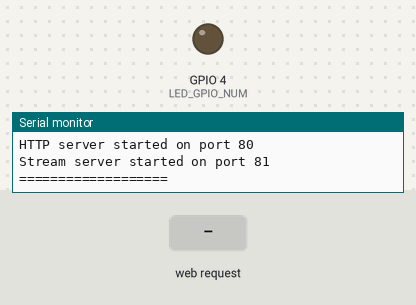
A sketch run on a simulated ESP32. Parts: output pins drawn as LEDs (lit = HIGH), the last lines printed to the serial monitor. The test bench sets the inputs (shaded band). WiFi joins after 1.5 s; servers stay silent unless stated; the camera gives no picture.

Above: at 3.0 s.
3.1 s: HTTP request GET /led?level=1 received
At 4.3 s:
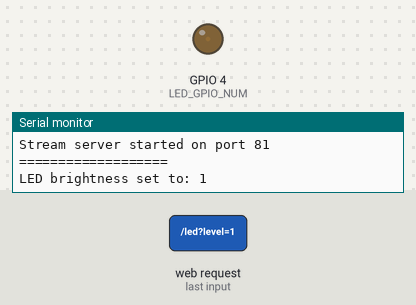
4.6 s: HTTP request GET /led?level=120 received
At 5.7 s:
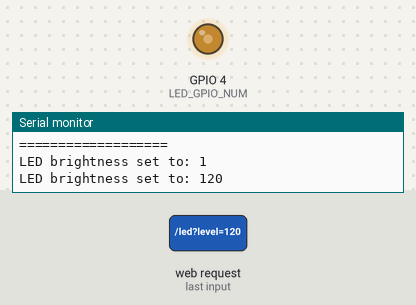
Timing chart, 0 to 7.6 s (numbered marks = the images above; inputs shaded):
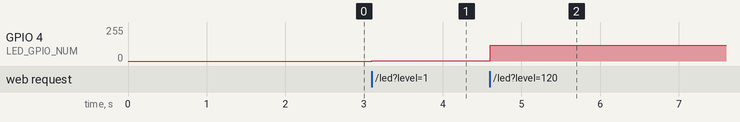

Measured:
- after the input at 3.1 s, GPIO 4 (LED_GPIO_NUM): 0/255 → 1/255 at once
- after the input at 4.6 s, GPIO 4 (LED_GPIO_NUM): 1/255 → 120/255 at once

The sketch:

CAM_AI_FINAL.ino
```cpp
#include "esp_camera.h"
#include <WiFi.h>
#include <WebServer.h>

// ===================
// WiFi Configuration
// ===================
const char* ssid = "AsishJIOBroadband"; // Replace with your WiFi SSID
const char* password = "asish123";      // Replace with your WiFi password

// ===================
// Camera Pin Definition for ESP32-CAM AI-Thinker
// ===================
#define PWDN_GPIO_NUM     32
#define RESET_GPIO_NUM    -1
#define XCLK_GPIO_NUM      0
#define SIOD_GPIO_NUM     26
#define SIOC_GPIO_NUM     27
#define Y9_GPIO_NUM       35
#define Y8_GPIO_NUM       34
#define Y7_GPIO_NUM       39
#define Y6_GPIO_NUM       36
#define Y5_GPIO_NUM       21
#define Y4_GPIO_NUM       19
#define Y3_GPIO_NUM       18
#define Y2_GPIO_NUM        5
#define VSYNC_GPIO_NUM    25
#define HREF_GPIO_NUM     23
#define PCLK_GPIO_NUM     22

// ===================
// NEW: Flashlight LED Configuration
// ===================
#define LED_GPIO_NUM 4       // GPIO4 is the onboard LED/Flashlight
#define LEDC_CHANNEL_1 1     // Use a different channel for the LED to avoid conflicts
#define LEDC_TIMER_1_BIT 8   // 8-bit resolution (0-255) for brightness

// ===================
// Web Server Setup
// ===================
WebServer server(80);
WebServer streamServer(81);

// ===================
// Camera Configuration Function
// ===================
bool initCamera() {
  camera_config_t config;
  config.ledc_channel = LEDC_CHANNEL_0;
  config.ledc_timer = LEDC_TIMER_0;
  config.pin_d0 = Y2_GPIO_NUM;
  config.pin_d1 = Y3_GPIO_NUM;
  config.pin_d2 = Y4_GPIO_NUM;
  config.pin_d3 = Y5_GPIO_NUM;
  config.pin_d4 = Y6_GPIO_NUM;
  config.pin_d5 = Y7_GPIO_NUM;
  config.pin_d6 = Y8_GPIO_NUM;
  config.pin_d7 = Y9_GPIO_NUM;
  config.pin_xclk = XCLK_GPIO_NUM;
  config.pin_pclk = PCLK_GPIO_NUM;
  config.pin_vsync = VSYNC_GPIO_NUM;
  config.pin_href = HREF_GPIO_NUM;
  config.pin_sscb_sda = SIOD_GPIO_NUM;
  config.pin_sscb_scl = SIOC_GPIO_NUM;
  config.pin_pwdn = PWDN_GPIO_NUM;
  config.pin_reset = RESET_GPIO_NUM;
  config.xclk_freq_hz = 20000000;
  config.pixel_format = PIXFORMAT_JPEG;

  // Settings for better performance and reduced lag
  if(psramFound()){
    config.frame_size = FRAMESIZE_VGA; // 640x480
    config.jpeg_quality = 12; // Lower value is higher quality, higher value is smaller size
    config.fb_count = 2; // Use 2 frame buffers for smoother capture
    config.fb_location = CAMERA_FB_IN_PSRAM;
  } else {
    config.frame_size = FRAMESIZE_CIF; // 352x288
    config.jpeg_quality = 15;
    config.fb_count = 1;
    config.fb_location = CAMERA_FB_IN_DRAM;
  }

  esp_err_t err = esp_camera_init(&config);
  if (err != ESP_OK) {
    Serial.printf("Camera init failed with error 0x%x", err);
    return false;
  }

  // Optimize camera sensor settings for speed
  sensor_t * s = esp_camera_sensor_get();
  s->set_vflip(s, 1);        // Flip image if needed
  s->set_hmirror(s, 1);      // Mirror image if needed
  s->set_whitebal(s, 1);     // Auto white balance
  s->set_awb_gain(s, 1);
  s->set_exposure_ctrl(s, 1); // Auto exposure
  s->set_aec2(s, 1);
  s->set_gain_ctrl(s, 1);    // Auto gain
  s->set_agc_gain(s, 0);
  s->set_gainceiling(s, (gainceiling_t)2);

  Serial.println("Camera initialized successfully");
  return true;
}

// ===================
// NEW: Flashlight Control Function
// ===================
void handleLedControl() {
  int level = 0;
  if (server.hasArg("level")) {
    level = server.arg("level").toInt();
    level = constrain(level, 0, 255); // Ensure value is within 0-255
    ledcWrite(LEDC_CHANNEL_1, level); // Set brightness
    Serial.printf("LED brightness set to: %d\n", level);
    String response = "LED brightness set to " + String(level);
    server.send(200, "text/plain", response);
  } else {
    server.send(400, "text/plain", "Missing 'level' parameter");
  }
}


// ===================
// WiFi Connection Function
// ===================
void connectToWiFi() {
  WiFi.begin(ssid, password);
  WiFi.setSleep(false);

  Serial.print("Connecting to WiFi");
  while (WiFi.status() != WL_CONNECTED) {
    delay(500);
    Serial.print(".");
  }
  Serial.println("\nConnected!");
  Serial.print("ESP32 IP address: ");
  Serial.println(WiFi.localIP());
}


// ===================
// Snapshot and Stream Handlers
// ===================
// This is your snapshot function, I have left it as is.
void handleCapture() {
  camera_fb_t * fb = esp_camera_fb_get();
  if (!fb) {
    Serial.println("Camera capture failed");
    server.send(500, "text/plain", "Camera capture failed");
    return;
  }
  server.send_P(200, "image/jpeg", (const char *)fb->buf, fb->len);
  esp_camera_fb_return(fb);
}

void handleStream() {
  WiFiClient client = streamServer.client();
  String response = "HTTP/1.1 200 OK\r\n";
  response += "Content-Type: multipart/x-mixed-replace; boundary=frame\r\n\r\n";
  client.print(response);

  while (client.connected()) {
    camera_fb_t * fb = esp_camera_fb_get();
    if (!fb) {
      Serial.println("Camera capture failed");
      break;
    }

    client.print("--frame\r\n");
    client.print("Content-Type: image/jpeg\r\n");
    client.print("Content-Length: " + String(fb->len) + "\r\n\r\n");
    client.write(fb->buf, fb->len);
    client.print("\r\n");
    esp_camera_fb_return(fb);

    // A small delay can help prevent overwhelming the network or client
    delay(10);
  }
  client.stop();
}


// ===================
// Setup Function
// ===================
void setup() {
  Serial.begin(115200);
  Serial.setDebugOutput(true);
  Serial.println("\nESP32-CAM System Starting...");

  if (!initCamera()) {
    Serial.println("Camera init failed! Restarting...");
    ESP.restart();
  }

  // NEW: Initialize the LEDC for the flashlight
  ledcSetup(LEDC_CHANNEL_1, 5000, LEDC_TIMER_1_BIT); // Setup PWM channel
  ledcAttachPin(LED_GPIO_NUM, LEDC_CHANNEL_1);     // Attach GPIO4 to channel
  ledcWrite(LEDC_CHANNEL_1, 0); // Start with LED off

  connectToWiFi();

  // CORS headers (good practice for APIs)
  server.onNotFound([]() {
    if (server.method() == HTTP_OPTIONS) {
        server.sendHeader("Access-Control-Allow-Origin", "*");
        server.sendHeader("Access-Control-Max-Age", "10000");
        server.sendHeader("Access-Control-Allow-Methods", "POST,GET,OPTIONS");
        server.sendHeader("Access-Control-Allow-Headers", "Origin, X-Requested-With, Content-Type, Accept");
        server.send(204);
    } else {
        server.send(404, "text/plain", "Not Found");
    }
  });

  // Server routes on Port 80
  server.on("/capture", HTTP_GET, handleCapture);
  server.on("/led", HTTP_GET, handleLedControl); // NEW: Route for LED control

  server.begin();
  Serial.println("HTTP server started on port 80");

  // Stream server on Port 81
  streamServer.on("/stream", HTTP_GET, handleStream);
  streamServer.begin();
  Serial.println("Stream server started on port 81");
  Serial.println("===================");
}

// ===================
// Main Loop
// ===================
void loop() {
  server.handleClient();
  streamServer.handleClient();

  // Add a small delay to yield to other tasks and prevent watchdog timeouts
  delay(1);
}
```
